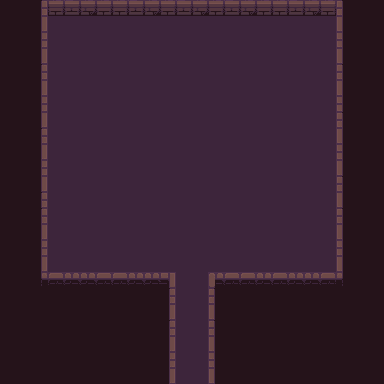

Below is a game level as drawn by its tile map, then a one-line description and the .tmx that defines it (tile-layer data replaced by summaries):
An orthogonal 24x24 tile map with 16x16 px tiles, 4 tile layers (background, road, wall, item), 1 hidden layer not drawn, 3 tilesets.

<map version="1.10" tiledversion="1.10.2" orientation="orthogonal" renderorder="right-down" compressionlevel="0" width="24" height="24" tilewidth="16" tileheight="16" infinite="0" nextlayerid="7" nextobjectid="1">
 <tileset firstgid="1" name="Dungeon_Tileset" tilewidth="16" tileheight="16" tilecount="100" columns="10">
  <image source="Dungeon_Tileset.png" width="160" height="160" />
 </tileset>
 <tileset firstgid="101" name="flag" tilewidth="16" tileheight="16" tilecount="4" columns="4">
  <image source="flag.png" width="64" height="16" />
  <tile id="0">
   <animation>
    <frame tileid="3" duration="200" />
    <frame tileid="2" duration="200" />
    <frame tileid="1" duration="200" />
    <frame tileid="0" duration="200" />
   </animation>
  </tile>
 </tileset>
 <tileset firstgid="105" name="torch" tilewidth="16" tileheight="16" tilecount="4" columns="4">
  <image source="torch.png" width="64" height="16" />
  <tile id="0">
   <animation>
    <frame tileid="3" duration="200" />
    <frame tileid="2" duration="200" />
    <frame tileid="1" duration="200" />
    <frame tileid="0" duration="200" />
   </animation>
  </tile>
 </tileset>
 <layer id="1" name="background" width="24" height="24">
  <data>[576 cells, 576 non-empty, 1 distinct tile ids]</data>
 </layer>
 <layer id="5" name="road" width="24" height="24">
  <data>[576 cells, 302 non-empty, 1 distinct tile ids]</data>
 </layer>
 <layer id="3" name="wall" width="24" height="24">
  <data>[576 cells, 82 non-empty, 20 distinct tile ids]</data>
 </layer>
 <layer id="4" name="item" width="24" height="24">
  <data>[576 cells, 0 non-empty, 0 distinct tile ids]</data>
 </layer>
 <layer id="6" name="smog" width="24" height="24" visible="0">
  <data>[576 cells, 576 non-empty, 1 distinct tile ids]</data>
 </layer>
</map>
